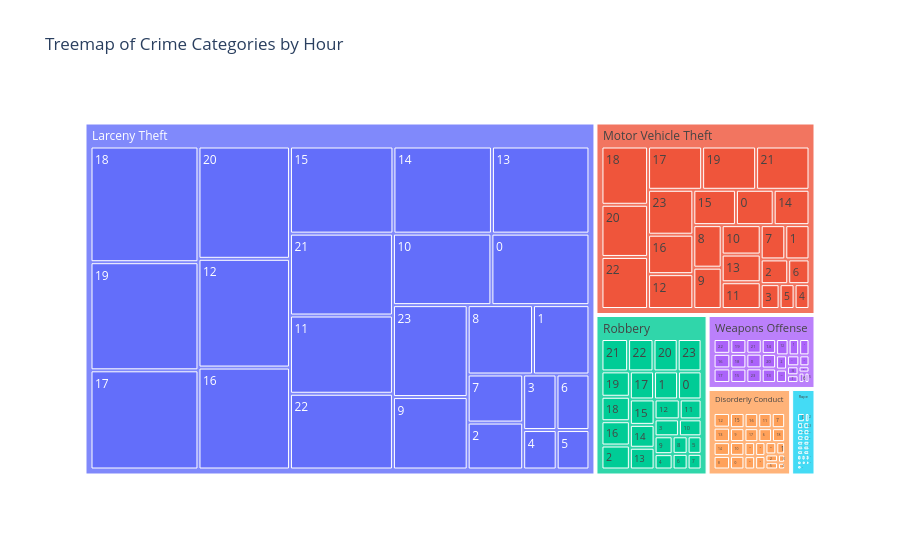

Write notebook code for a chart like this one.
### Code cell
treemap_df = (
    df_focus
    .groupby(["Incident Category", "Hour"])
    .size()
    .reset_index(name="Count")
)

fig = px.treemap(
    treemap_df,
    path=["Incident Category", "Hour"],
    values="Count",
    title="Treemap of Crime Categories by Hour"
)

fig.show()

### Figure 1 — Plotly figure (JSON) as saved in the notebook; plotly's stock layout.template omitted (floating-point values rounded to 4 significant figures; data arrays with more than 128 entries replaced by an {"elided": "..."} marker saying what was removed)
{"data": [{"branchvalues": "total", "domain": {"x": [0, 1], "y": [0, 1]}, "hovertemplate": "labels=%{label}<br>Count=%{value}<br>parent=%{parent}<br>id=%{id}<extra></extra>", "ids": {"elided": "150 str values"}, "labels": {"elided": "150 str values"}, "name": "", "parents": {"elided": "150 str values"}, "type": "treemap", "values": {"elided": "150 float values"}}], "layout": {"legend": {"tracegroupgap": 0}, "title": {"text": "Treemap of Crime Categories by Hour"}}}
